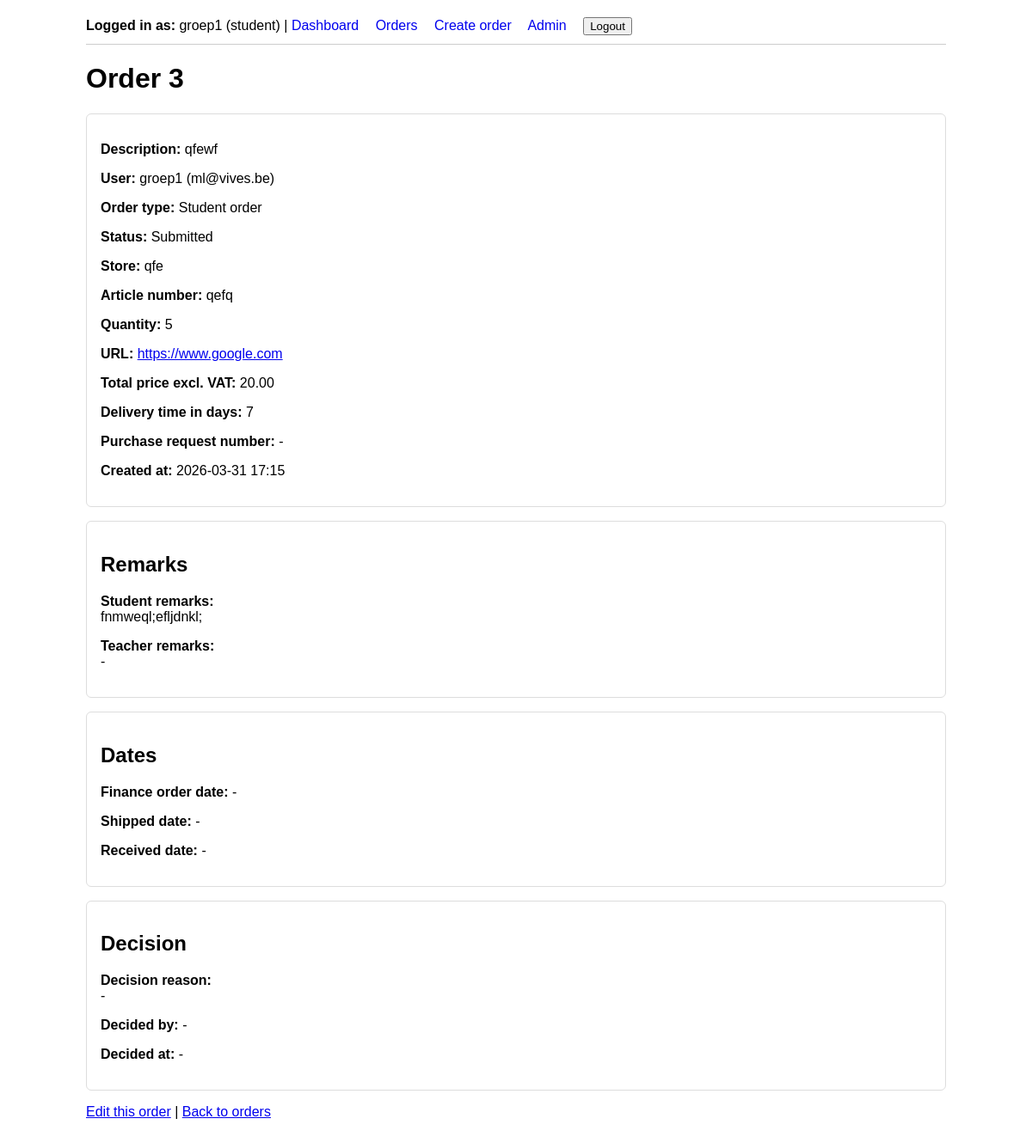
The app's page /orders/3/ (signed in), older data.
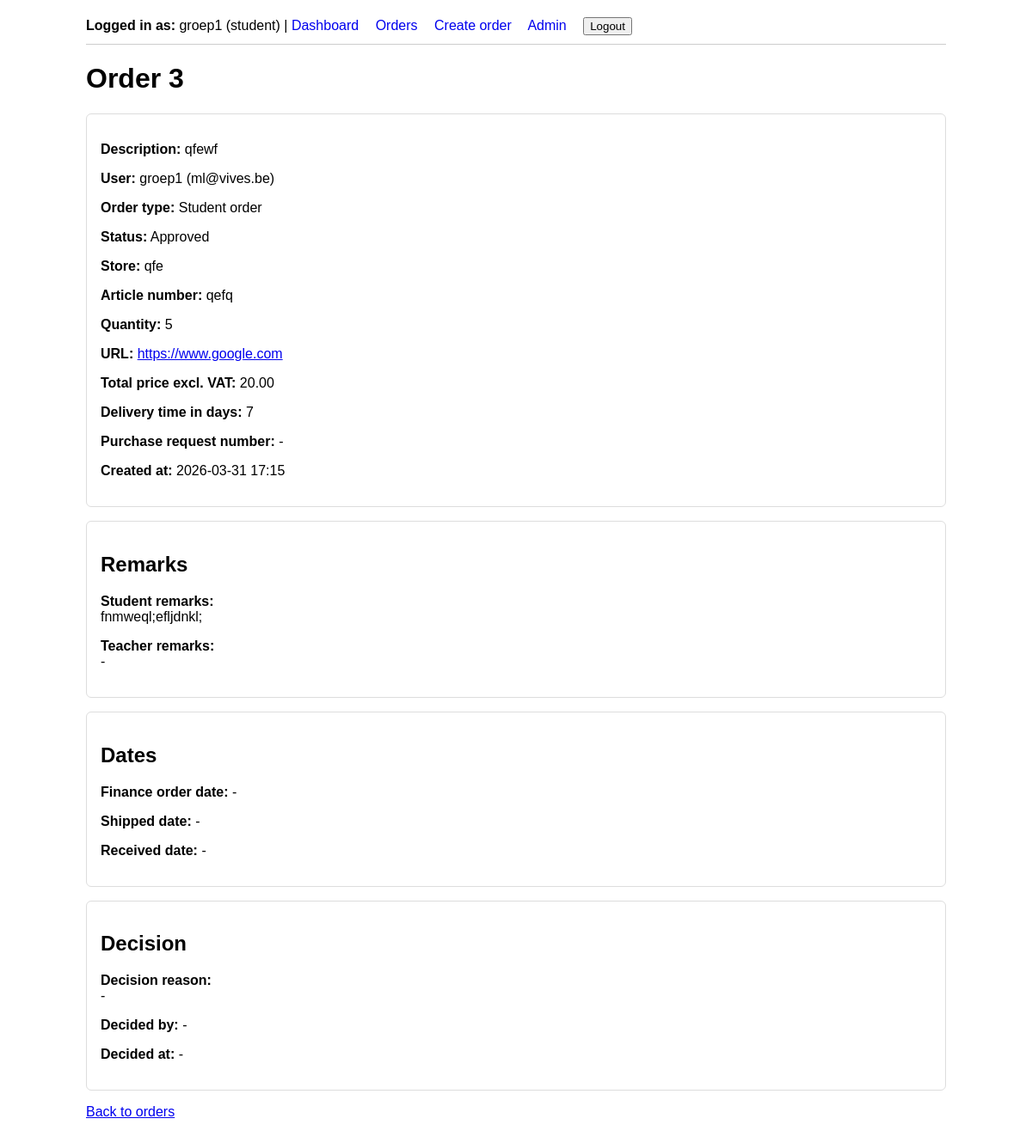
The same page, newer data.
### orders/models.py (models this page shows, shortened)
class Order(models.Model):
    ORDER_TYPE_STUDENT = "student_order"
    ORDER_TYPE_TEACHER = "teacher_order"
    ORDER_TYPE_CHOICES = [
        (ORDER_TYPE_STUDENT, "Student order"),
        (ORDER_TYPE_TEACHER, "Teacher order"),
    ]
    STATUS_DRAFT = "draft"
    STATUS_SUBMITTED = "submitted"
    STATUS_APPROVED = "approved"
    STATUS_REJECTED = "rejected"
    STATUS_REWORK = "rework"
    STATUS_CHOICES = [
        (STATUS_DRAFT, "Draft"),
        (STATUS_SUBMITTED, "Submitted"),
        (STATUS_APPROVED, "Approved"),
        (STATUS_REJECTED, "Rejected"),
        (STATUS_REWORK, "Needs rework"),
    ]
    user = models.ForeignKey(
        settings.AUTH_USER_MODEL,
        on_delete=models.CASCADE,
        related_name="orders",
    )
    order_type = models.CharField(max_length=20, choices=ORDER_TYPE_CHOICES)
    store = models.CharField(max_length=255)
    article_number = models.CharField(max_length=100, blank=True)
    quantity = models.PositiveIntegerField(default=1)
    status = models.CharField(max_length=20, choices=STATUS_CHOICES, default=STATUS_DRAFT)
    decision_reason = models.TextField(blank=True)
    created_at = models.DateTimeField(auto_now_add=True)
    short_description = models.CharField(max_length=255)
    url = models.URLField(blank=True)
    total_price_excl_vat = models.DecimalField(max_digits=10, decimal_places=2, null=True, blank=True)
    delivery_time_days = models.PositiveIntegerField(null=True, blank=True)
    purchase_request_number = models.CharField(max_length=100, blank=True)
    finance_order_date = models.DateField(null=True, blank=True)
    shipped_date = models.DateField(null=True, blank=True)
    received_date = models.DateField(null=True, blank=True)
    student_remarks = models.TextField(blank=True)
    teacher_remarks = models.TextField(blank=True)
    decided_by = models.ForeignKey(
        settings.AUTH_USER_MODEL,
        on_delete=models.SET_NULL,
        null=True,
        blank=True,
        related_name="decided_orders",
    )
    decided_at = models.DateTimeField(null=True, blank=True)
    class Meta:
        ordering = ["-created_at"]

### accounts/models.py (models this page shows, shortened)
class User(AbstractUser):
    ROLE_ADMIN = "admin"
    ROLE_TEACHER = "teacher"
    ROLE_STUDENT = "student"
    ROLE_CHOICES = [
        (ROLE_ADMIN, "Admin"),
        (ROLE_TEACHER, "Teacher"),
        (ROLE_STUDENT, "Student"),
    ]
    email = models.EmailField(unique=True)
    name = models.CharField(max_length=255)
    role = models.CharField(max_length=20, choices=ROLE_CHOICES, default=ROLE_STUDENT)
    USERNAME_FIELD = "email"
    REQUIRED_FIELDS = ["username", "name"]

### orders/views.py (the view)
# urls.py: path("orders/<int:order_id>/", order_detail, name="order_detail"),
@login_required
def order_detail(request, order_id):
    order = get_object_or_404(
        Order.objects.select_related("user", "decided_by"),
        pk=order_id,
    )
    if not user_can_view_order(request.user, order):
        raise Http404("You do not have permission to view this order.")
    context = {
        "order": order,
        "can_edit": user_can_edit_order(request.user, order),
    }
    return render(request, "orders/order_detail.html", context)

### orders/views.py (called while the page is built)
def user_can_view_order(user, order):
    if user.role == "admin":
        return True
    return order.user_id == user.id

def user_can_edit_order(user, order):
    if user.role == "admin":
        return True
    if order.user_id != user.id:
        return False
    if order.status == Order.STATUS_APPROVED:
        return False
    return True

### templates/orders/order_detail.html (shortened to what this page needs)
{% extends "base.html" %}
{% block content %}
    <h1>Order {{ order.id }}</h1>
    <div class="card">
        <p><strong>Description:</strong> {{ order.short_description }}</p>
        <p><strong>User:</strong> {{ order.user.name }} ({{ order.user.email }})</p>
        <p><strong>Order type:</strong> {{ order.get_order_type_display }}</p>
        <p><strong>Status:</strong> {{ order.get_status_display }}</p>
        <p><strong>Store:</strong> {{ order.store }}</p>
        <p><strong>Article number:</strong> {{ order.article_number|default:"-" }}</p>
        <p><strong>Quantity:</strong> {{ order.quantity }}</p>
        <p><strong>URL:</strong>
            {% if order.url %}
                <a href="{{ order.url }}" target="_blank" rel="noopener noreferrer">{{ order.url }}</a>
            {% else %}
                -
            {% endif %}
        </p>
        <p><strong>Total price excl. VAT:</strong> {{ order.total_price_excl_vat|default:"-" }}</p>
        <p><strong>Delivery time in days:</strong> {{ order.delivery_time_days|default:"-" }}</p>
        <p><strong>Purchase request number:</strong> {{ order.purchase_request_number|default:"-" }}</p>
        <p><strong>Created at:</strong> {{ order.created_at|date:"Y-m-d H:i" }}</p>
    </div>
    <div class="card">
        <h2>Remarks</h2>
        <p><strong>Student remarks:</strong><br>{{ order.student_remarks|default:"-" }}</p>
        <p><strong>Teacher remarks:</strong><br>{{ order.teacher_remarks|default:"-" }}</p>
    </div>
    <div class="card">
        <h2>Dates</h2>
        <p><strong>Finance order date:</strong> {{ order.finance_order_date|default:"-" }}</p>
        <p><strong>Shipped date:</strong> {{ order.shipped_date|default:"-" }}</p>
        <p><strong>Received date:</strong> {{ order.received_date|default:"-" }}</p>
    </div>
    <div class="card">
        <h2>Decision</h2>
        <p><strong>Decision reason:</strong><br>{{ order.decision_reason|default:"-" }}</p>
        <p>
            <strong>Decided by:</strong>
            {% if order.decided_by %}
                {{ order.decided_by.name }} ({{ order.decided_by.email }})
            {% else %}
                -
            {% endif %}
        </p>
        <p><strong>Decided at:</strong> {{ order.decided_at|default:"-" }}</p>
    </div>
    <p>
        {% if can_edit %}
            <a href="{% url 'orders:order_edit' order.id %}">Edit this order</a>
            |
        {% endif %}
        <a href="{% url 'orders:order_list' %}">Back to orders</a>
    </p>
{% endblock %}

Row changes from the older to the newer data that the page shows:
changed Order "qfewf": status "Submitted" → "Approved"
Text that changed along with them:
text no longer shown: "Edit this order |"
